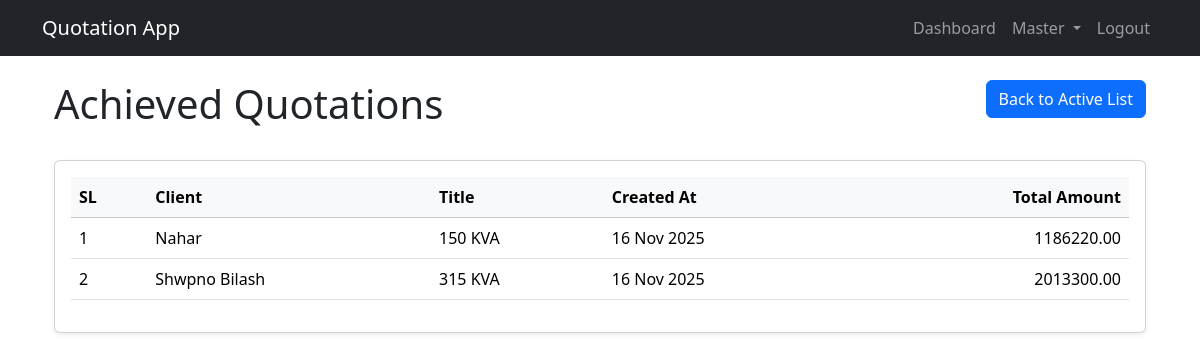
Page /achieved/ (signed in) on the earlier database version.
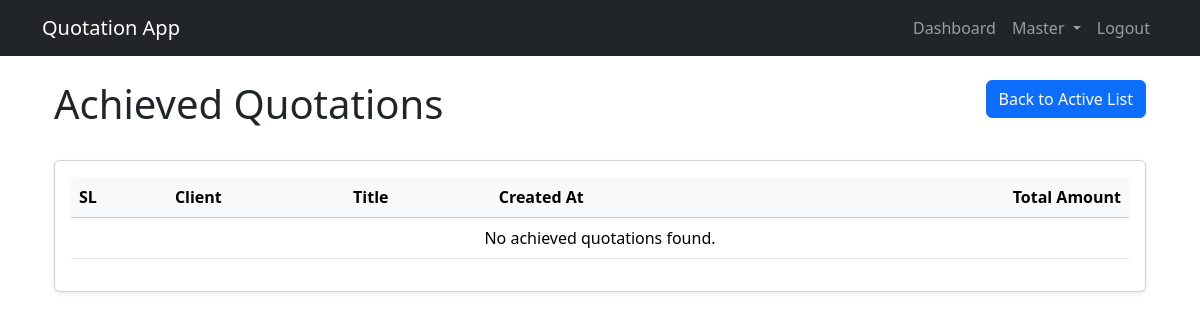
Same page on the later database version.
### pages/models.py (models this page shows, shortened)
class Quotation(models.Model):
    STATUS_CHOICES = (
        ('active', 'Active'),
        ('archived', 'Archived'),
        ('rejected', 'Rejected'),
        ('achieved', 'Achieved'),
    )
    title = models.CharField(max_length=255)
    client_name = models.CharField(max_length=255)
    template = models.ForeignKey(QuotationTemplate, on_delete=models.SET_NULL, null=True, blank=True)
    created_at = models.DateTimeField(auto_now_add=True)
    status = models.CharField(max_length=10, choices=STATUS_CHOICES, default='active')
    user = models.ForeignKey('auth.User', on_delete=models.SET_NULL, null=True, blank=True)
    def total_amount(self):
        return sum(group.subtotal() for group in self.groups.all())

class QuotationGroup(models.Model):
    quotation = models.ForeignKey(Quotation, on_delete=models.CASCADE, related_name='groups')
    name = models.CharField(max_length=255)
    def subtotal(self):
        return sum(item.total_price for item in self.items.all())

class QuotationItem(models.Model):
    group = models.ForeignKey(QuotationGroup, on_delete=models.CASCADE, related_name='items')
    item = models.ForeignKey(Item, on_delete=models.SET_NULL, null=True, blank=True)
    description = models.CharField(max_length=255, blank=True, null=True)
    unit = models.ForeignKey(Unit, on_delete=models.SET_NULL, null=True, blank=True)
    qty = models.FloatField(default=0)
    unit_price = models.FloatField(default=0)
    total_price = models.FloatField(default=0)

### pages/views.py (the view)
# urls.py: path('achieved/', AchievedQuotationListView.as_view(), name='achieved_quotation_list'),
@method_decorator(login_required, name='dispatch')
class AchievedQuotationListView(ListView):
    model = Quotation
    template_name = 'pages/quotations/achieved_quotation_list.html'
    context_object_name = 'quotations'
    paginate_by = 10
    def get_queryset(self):
        return Quotation.objects.filter(status='achieved').order_by('-created_at')

### templates/pages/quotations/achieved_quotation_list.html (shortened to what this page needs)
{% extends 'base.html' %}
{% block content %}
<div class="container-fluid">
    <div class="row mb-4">
        <div class="col-md-6">
            <h1>Achieved Quotations</h1>
        </div>
        <div class="col-md-6 text-md-end">
            <a href="{% url 'quotation_list' %}" class="btn btn-primary">Back to Active List</a>
        </div>
    </div>
    <div class="card shadow-sm mb-4">
        <div class="card-body">
            <div class="table-responsive">
                <table class="table table-hover align-middle">
                    <thead class="table-light">
                        <tr>
                            <th>SL</th>
                            <th>Client</th>
                            <th>Title</th>
                            <th>Created At</th>
                            <th class="text-end">Total Amount</th>
                        </tr>
                    </thead>
                    <tbody>
                        {% for quotation in quotations %}
                        <tr>
                            <td>{{ page_obj.start_index|add:forloop.counter0 }}</td>
                            <td>{{ quotation.client_name }}</td>
                            <td>{{ quotation.title }}</td>
                            <td>{{ quotation.created_at|date:"d M Y" }}</td>
                            <td class="text-end">{{ quotation.total_amount|floatformat:2 }}</td>
                        </tr>
                        {% empty %}
                        <tr>
                            <td colspan="6" class="text-center">No achieved quotations found.</td>
                        </tr>
                        {% endfor %}
                    </tbody>
                </table>
            </div>
        </div>
    </div>
</div>
{% endblock %}

Differences in the rows shown:
no longer on this page (row edited): Quotation: start_index|add "1", client_name "Nahar", title "150 KVA", created_at "16 Nov 2025", total_amount "1186220.00"
no longer on this page (row edited): Quotation: start_index|add "2", client_name "Shwpno Bilash", title "315 KVA", created_at "16 Nov 2025", total_amount "2013300.00"
Other differences:
text now shown: "No achieved quotations found."
